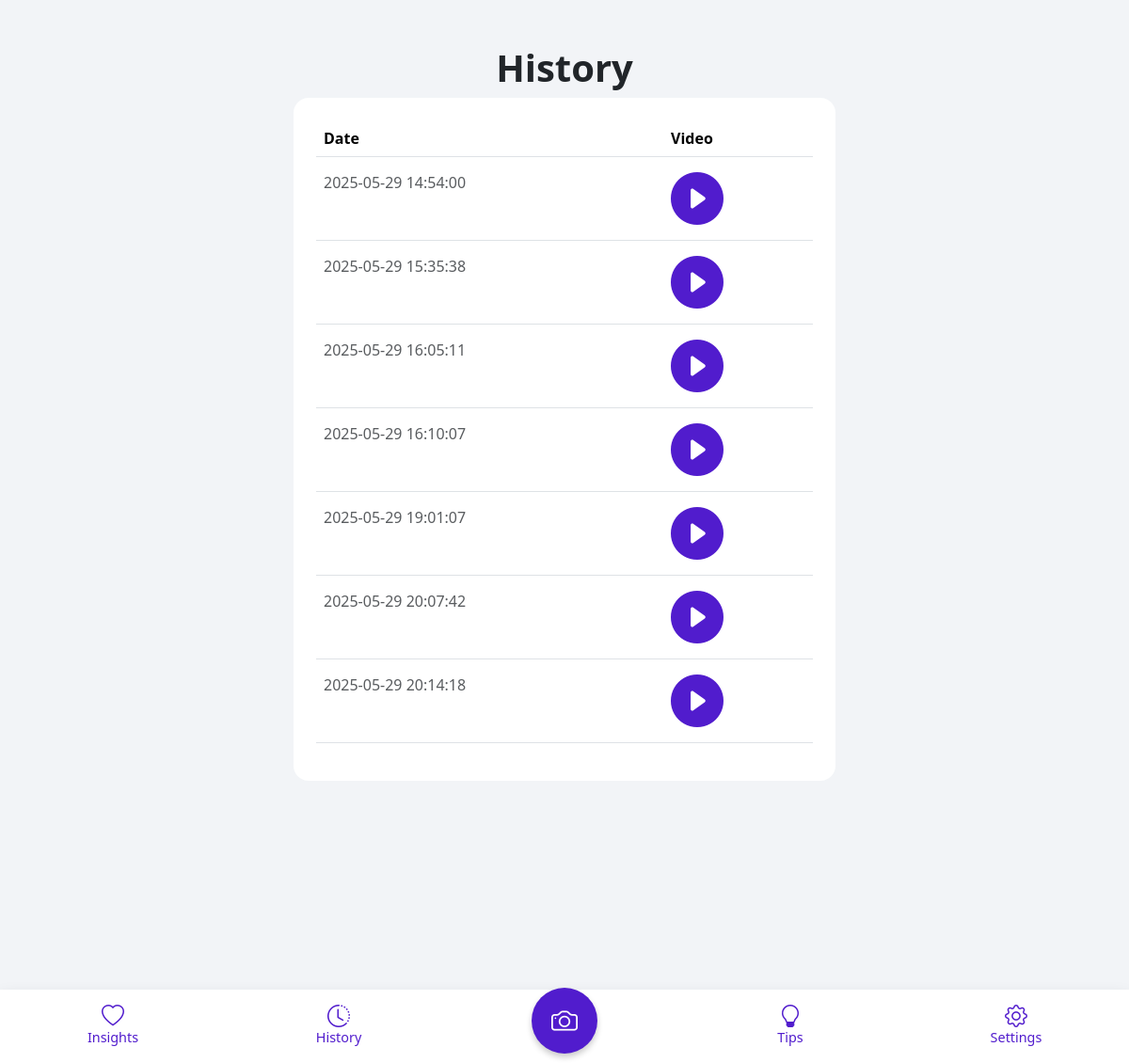
Page /history (signed in) on the earlier database version.
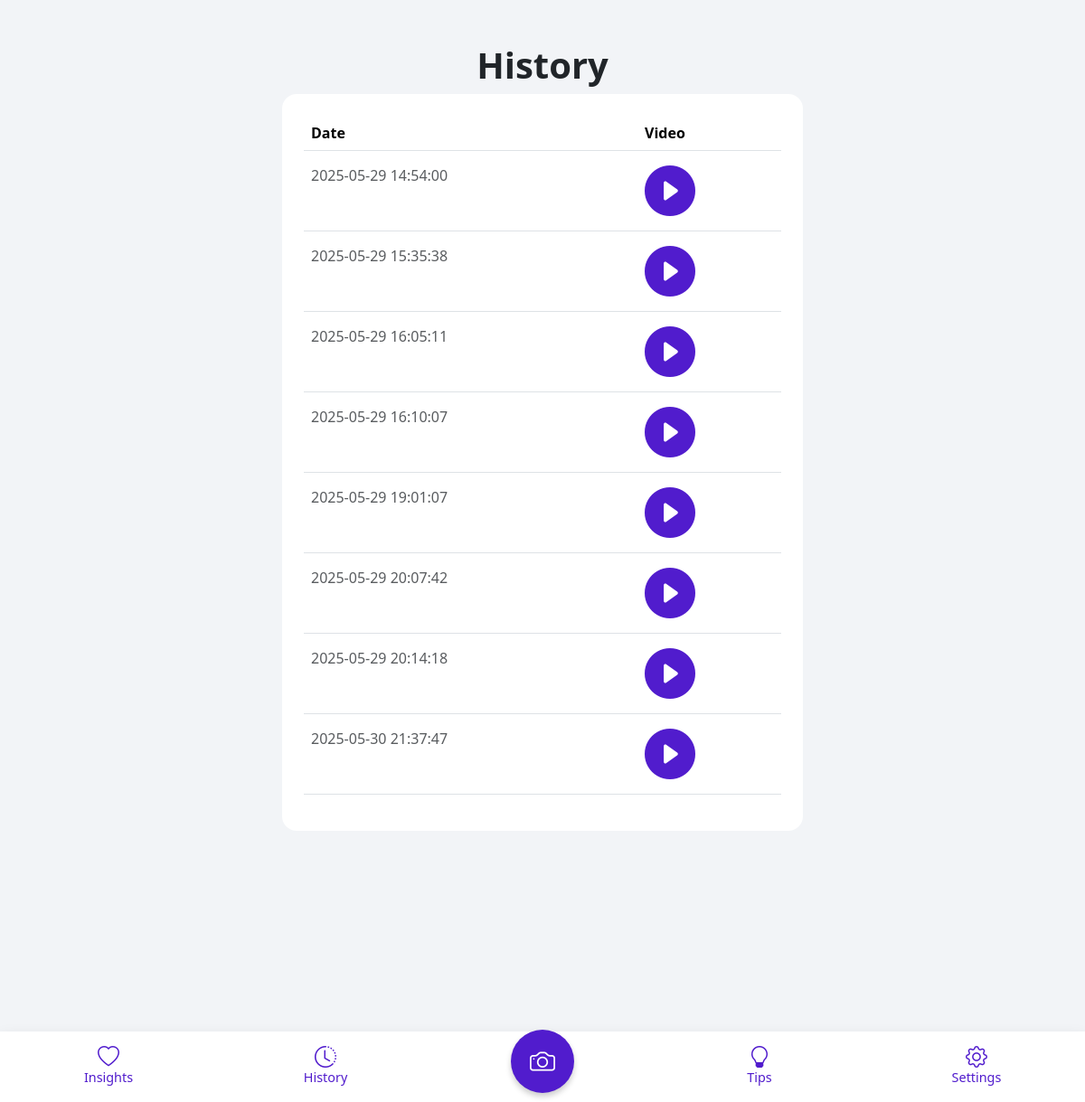
Same page on the later database version.
### tables this page shows
CREATE TABLE performance (
                    id INTEGER PRIMARY KEY AUTOINCREMENT,
                    processed_video_url TEXT NOT NULL,
                    stats TEXT NOT NULL,
                    user_id INTEGER NOT NULL,
                    date TEXT NOT NULL,
                    FOREIGN KEY (user_id) REFERENCES users (id)
                );

### app.py (the view)
@app.route('/history')
def history():
    if 'user_id' not in session or session.get('user_type') != 'users':
        return redirect(url_for('login'))
    id = session.get('user_id')
    data = Performance.getPerformanceByUserId(id)
    return render_template('/pages/history.html', data=data)

### connection.py (called while the page is built)
    def __enter__(self):
        return self.cursor

    def __exit__(self, exc_type, exc_value, exc_tb):
        self.conn.commit()
        self.conn.close()

### models.py (called while the page is built)
    def getPerformanceByUserId(user_id):
        with Connection() as cursor:
            cursor.execute('''
                SELECT * FROM performance
                WHERE user_id = ?
            ''', (user_id,))
            performances = cursor.fetchall()
            return [{
                "id": perf[0],
                "processed_video_url": perf[1],
                "stats": perf[2],
                "user_id": perf[3],
                "date": perf[4]
            } for perf in performances]
            print("Performance retrieved successfully.")

### templates/pages/history.html (shortened to what this page needs)
<html lang="en">
  <head>
    {% include "components/header.html" %}
  </head>
  <body class="bg-secondary">
    {% include "components/nav_mobile.html" %}
    <div
      style="margin-bottom: 300px"
      class="container d-flex justify-content-center align-items-center flex-column"
    >
      <h1 class="fw-bold mt-5">History</h1>
      <div class="bg-light rounded-4 p-4 w-100">
        <table class="table">
          <thead>
            <tr>
              <th scope="col">Date</th>
              <th scope="col">Video</th>
            </tr>
          </thead>
          <tbody>
            {% if data %} {% for item in data %}
            <tr>
              <td class="py-3 text-muted"><p>{{ item.date }}</p></td>
              <td class="py-3">
                <a href="/view/{{ item.id }}">
                  <i
                    class="bi bi-play-circle-fill"
                    style="color: #511ccd; font-size: 3.5rem"
                  ></i>
                </a>
              </td>
            </tr>
            {% endfor %} {% else %}
            <tr>
              <td colspan="2" class="text-center py-3 text-muted">
                No data available.
              </td>
            </tr>
            {% endif %}
          </tbody>
        </table>
      </div>
    </div>
  </body>
</html>

### templates/components/header.html (shortened to what this page needs)
<link
  href="https://cdn.jsdelivr.net/npm/bootstrap@5.3.6/dist/css/bootstrap.min.css"
  rel="stylesheet"
/>
<link
  rel="stylesheet"
  href="{{ url_for('static', filename='css/css1.css') }}"
/>
<link
  rel="stylesheet"
  href="https://cdn.jsdelivr.net/npm/bootstrap-icons@1.13.1/font/bootstrap-icons.min.css"
/>

### templates/components/nav_mobile.html (shortened to what this page needs)
<div class="navbar-scan-wrapper">
  <nav class="navbar shadow text-main bg-light navbar-expand fixed-bottom">
    <ul class="navbar-nav nav-justified w-100" id="nav-mobile">
      <li class="nav-item">
        <a class="nav-link text-center" href="/insights" data-name="history">
          <i class="bi bi-heart nav-icon"></i>
          <span class="d-block nav-text">Insights</span>
        </a>
      </li>
      <li class="nav-item">
        <a class="nav-link text-center" href="/history" data-name="history">
          <i class="bi bi-clock-history nav-icon"></i>
          <span class="d-block nav-text">History</span>
        </a>
      </li>
      <li class="nav-item"></li>
      <li class="nav-item">
        <a class="nav-link text-center" href="/tips" data-name="tips">
          <i class="bi bi-lightbulb nav-icon"></i>
          <span class="d-block nav-text">Tips</span>
        </a>
      </li>
      <li class="nav-item">
        <a class="nav-link text-center" href="/settings" data-name="settings">
          <i class="bi bi-gear nav-icon"></i>
          <span class="d-block nav-text">Settings</span>
        </a>
      </li>
    </ul>
  </nav>
  <a href="/scan" class="nav-scan" data-name="scan">
    <i class="bi bi-camera"></i>
  </a>
</div>

### static/css/css1.css (style rules this page uses)
.text-main { color: #511ccd; }
.bg-secondary { background-color: rgb(242, 244, 247) !important; }
.bg-light { background-color: white !important; }

### templates/pages/history.html (style rules this page uses)
.container { width: 100%; max-width: 100%; margin: 0 auto; }
@media (min-width: 992px) { .container { width: 50%; max-width: 50%; } }

### templates/components/nav_mobile.html (style rules this page uses)
.nav-icon { font-size: 5vw; color: #511ccd; }
.nav-text { font-size: 2.5vw; color: #511ccd; }
.navbar-scan-wrapper { position: relative; }
.nav-scan { width: 70px; height: 70px; border-radius: 50%; background-color: #511ccd; display: flex; align-items: center; justify-content: center; position: fixed; bottom: 10px; left: 50%; transform: translateX(-50%); z-index: 1050; box-shadow: 0 4px 6px rgba(0, 0, 0, 0.2); padding: 0; }
.nav-scan i { font-size: 28px; color: #ffffff; }
@media (min-width: 768px) { .nav-icon { font-size: 1.5rem; } }
@media (min-width: 768px) { .nav-text { font-size: 0.9rem; } }

Differences in the rows shown:
added performance: date "2025-05-30 21:37:47"
